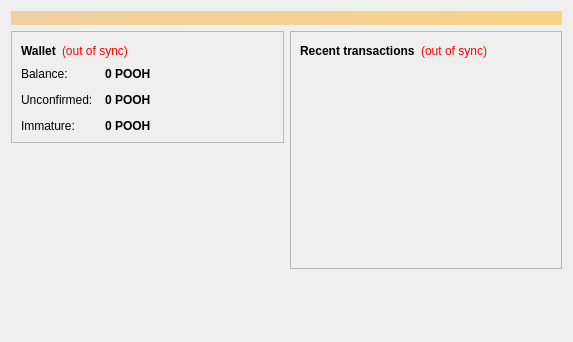
<?xml version="1.0" encoding="UTF-8"?>
<ui version="4.0">
 <class>OverviewPage</class>
 <widget class="QWidget" name="OverviewPage">
  <property name="geometry">
   <rect>
    <x>0</x>
    <y>0</y>
    <width>573</width>
    <height>342</height>
   </rect>
  </property>
  <property name="windowTitle">
   <string>Form</string>
  </property>
  <layout class="QVBoxLayout" name="topLayout">
   <item>
    <widget class="QLabel" name="labelAlerts">
     <property name="visible">
      <bool>false</bool>
     </property>
     <property name="styleSheet">
      <string notr="true">background-color: qlineargradient(x1: 0, y1: 0, x2: 1, y2: 0, stop:0 #F0D0A0, stop:1 #F8D488); color:#000000;</string>
     </property>
     <property name="wordWrap">
      <bool>true</bool>
     </property>
     <property name="margin">
      <number>3</number>
     </property>
    </widget>
   </item>
   <item>
    <layout class="QHBoxLayout" name="horizontalLayout" stretch="1,1">
     <item>
      <layout class="QVBoxLayout" name="verticalLayout_2">
       <item>
        <widget class="QFrame" name="frame">
         <property name="frameShape">
          <enum>QFrame::StyledPanel</enum>
         </property>
         <property name="frameShadow">
          <enum>QFrame::Raised</enum>
         </property>
         <layout class="QVBoxLayout" name="verticalLayout_4">
          <item>
           <layout class="QHBoxLayout" name="horizontalLayout_4">
            <item>
             <widget class="QLabel" name="label_5">
              <property name="font">
               <font>
                <weight>75</weight>
                <bold>true</bold>
               </font>
              </property>
              <property name="text">
               <string>Wallet</string>
              </property>
             </widget>
            </item>
            <item>
             <widget class="QLabel" name="labelWalletStatus">
              <property name="toolTip">
               <string>The displayed information may be out of date. Your wallet automatically synchronizes with the Poohcoin network after a connection is established, but this process has not completed yet.</string>
              </property>
              <property name="styleSheet">
               <string notr="true">QLabel { color: red; }</string>
              </property>
              <property name="text">
               <string notr="true">(out of sync)</string>
              </property>
              <property name="alignment">
               <set>Qt::AlignLeading|Qt::AlignLeft|Qt::AlignVCenter</set>
              </property>
             </widget>
            </item>
            <item>
             <spacer name="horizontalSpacer_2">
              <property name="orientation">
               <enum>Qt::Horizontal</enum>
              </property>
              <property name="sizeHint" stdset="0">
               <size>
                <width>40</width>
                <height>20</height>
               </size>
              </property>
             </spacer>
            </item>
           </layout>
          </item>
          <item>
           <layout class="QFormLayout" name="formLayout_2">
            <property name="fieldGrowthPolicy">
             <enum>QFormLayout::AllNonFixedFieldsGrow</enum>
            </property>
            <property name="horizontalSpacing">
             <number>12</number>
            </property>
            <property name="verticalSpacing">
             <number>12</number>
            </property>
            <item row="0" column="0">
             <widget class="QLabel" name="label">
              <property name="text">
               <string>Balance:</string>
              </property>
             </widget>
            </item>
            <item row="0" column="1">
             <widget class="QLabel" name="labelBalance">
              <property name="font">
               <font>
                <weight>75</weight>
                <bold>true</bold>
               </font>
              </property>
              <property name="cursor">
               <cursorShape>IBeamCursor</cursorShape>
              </property>
              <property name="toolTip">
               <string>Your current balance</string>
              </property>
              <property name="text">
               <string notr="true">0 POOH</string>
              </property>
              <property name="textInteractionFlags">
               <set>Qt::LinksAccessibleByMouse|Qt::TextSelectableByKeyboard|Qt::TextSelectableByMouse</set>
              </property>
             </widget>
            </item>
            <item row="1" column="0">
             <widget class="QLabel" name="label_3">
              <property name="text">
               <string>Unconfirmed:</string>
              </property>
             </widget>
            </item>
            <item row="1" column="1">
             <widget class="QLabel" name="labelUnconfirmed">
              <property name="font">
               <font>
                <weight>75</weight>
                <bold>true</bold>
               </font>
              </property>
              <property name="cursor">
               <cursorShape>IBeamCursor</cursorShape>
              </property>
              <property name="toolTip">
               <string>Total of transactions that have yet to be confirmed, and do not yet count toward the current balance</string>
              </property>
              <property name="text">
               <string notr="true">0 POOH</string>
              </property>
              <property name="textInteractionFlags">
               <set>Qt::LinksAccessibleByMouse|Qt::TextSelectableByKeyboard|Qt::TextSelectableByMouse</set>
              </property>
             </widget>
            </item>
            <item row="2" column="0">
             <widget class="QLabel" name="labelImmatureText">
              <property name="text">
               <string>Immature:</string>
              </property>
             </widget>
            </item>
            <item row="2" column="1">
             <widget class="QLabel" name="labelImmature">
              <property name="font">
               <font>
                <weight>75</weight>
                <bold>true</bold>
               </font>
              </property>
              <property name="toolTip">
               <string>Mined balance that has not yet matured</string>
              </property>
              <property name="text">
               <string notr="true">0 POOH</string>
              </property>
              <property name="textInteractionFlags">
               <set>Qt::LinksAccessibleByMouse|Qt::TextSelectableByKeyboard|Qt::TextSelectableByMouse</set>
              </property>
             </widget>
            </item>
           </layout>
          </item>
         </layout>
        </widget>
       </item>
       <item>
        <spacer name="verticalSpacer">
         <property name="orientation">
          <enum>Qt::Vertical</enum>
         </property>
         <property name="sizeHint" stdset="0">
          <size>
           <width>20</width>
           <height>40</height>
          </size>
         </property>
        </spacer>
       </item>
      </layout>
     </item>
     <item>
      <layout class="QVBoxLayout" name="verticalLayout_3">
       <item>
        <widget class="QFrame" name="frame_2">
         <property name="frameShape">
          <enum>QFrame::StyledPanel</enum>
         </property>
         <property name="frameShadow">
          <enum>QFrame::Raised</enum>
         </property>
         <layout class="QVBoxLayout" name="verticalLayout">
          <item>
           <layout class="QHBoxLayout" name="horizontalLayout_2">
            <item>
             <widget class="QLabel" name="label_4">
              <property name="text">
               <string>&lt;b&gt;Recent transactions&lt;/b&gt;</string>
              </property>
             </widget>
            </item>
            <item>
             <widget class="QLabel" name="labelTransactionsStatus">
              <property name="toolTip">
               <string>The displayed information may be out of date. Your wallet automatically synchronizes with the Poohcoin network after a connection is established, but this process has not completed yet.</string>
              </property>
              <property name="styleSheet">
               <string notr="true">QLabel { color: red; }</string>
              </property>
              <property name="text">
               <string notr="true">(out of sync)</string>
              </property>
              <property name="alignment">
               <set>Qt::AlignRight|Qt::AlignTrailing|Qt::AlignVCenter</set>
              </property>
             </widget>
            </item>
            <item>
             <spacer name="horizontalSpacer">
              <property name="orientation">
               <enum>Qt::Horizontal</enum>
              </property>
              <property name="sizeHint" stdset="0">
               <size>
                <width>40</width>
                <height>20</height>
               </size>
              </property>
             </spacer>
            </item>
           </layout>
          </item>
          <item>
           <widget class="QListView" name="listTransactions">
            <property name="styleSheet">
             <string notr="true">QListView { background: transparent; }</string>
            </property>
            <property name="frameShape">
             <enum>QFrame::NoFrame</enum>
            </property>
            <property name="verticalScrollBarPolicy">
             <enum>Qt::ScrollBarAlwaysOff</enum>
            </property>
            <property name="horizontalScrollBarPolicy">
             <enum>Qt::ScrollBarAlwaysOff</enum>
            </property>
            <property name="selectionMode">
             <enum>QAbstractItemView::NoSelection</enum>
            </property>
           </widget>
          </item>
         </layout>
        </widget>
       </item>
       <item>
        <spacer name="verticalSpacer_2">
         <property name="orientation">
          <enum>Qt::Vertical</enum>
         </property>
         <property name="sizeHint" stdset="0">
          <size>
           <width>20</width>
           <height>40</height>
          </size>
         </property>
        </spacer>
       </item>
      </layout>
     </item>
    </layout>
   </item>
  </layout>
 </widget>
 <resources/>
 <connections/>
</ui>
